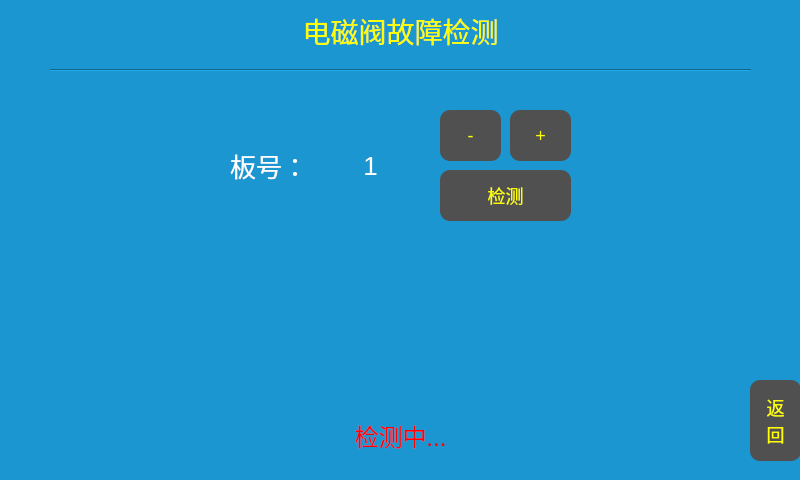
<?xml version="1.0" encoding="UTF-8"?>
<ui version="4.0">
 <class>FaultDetection</class>
 <widget class="QDialog" name="FaultDetection">
  <property name="geometry">
   <rect>
    <x>0</x>
    <y>0</y>
    <width>800</width>
    <height>480</height>
   </rect>
  </property>
  <property name="windowTitle">
   <string>Dialog</string>
  </property>
  <property name="styleSheet">
   <string notr="true">QWidget{
background-color: rgb(27, 150, 208);
}
QLabel
{
font-size:26px;
color: rgb(255, 255, 255);
}
QPushButton{
border-width:0;
border-style:outset;
background-color: rgb(80, 80, 80);
font-size:18px;
color:rgb(255, 255, 0);
border-radius:10;
}
QPushButton::checked{
color:red;
}
QPushButton::pressed{
background-color: rgb(120, 120, 120);
}

QToolButton{
font-size:22px;
color:white;
background-color:#00aa00;
border-radius:20px;
}
QToolButton::checked{
background-color:red;
}</string>
  </property>
  <widget class="QLabel" name="label_title">
   <property name="geometry">
    <rect>
     <x>0</x>
     <y>0</y>
     <width>801</width>
     <height>61</height>
    </rect>
   </property>
   <property name="styleSheet">
    <string notr="true">color:yellow;
font-size:28px;</string>
   </property>
   <property name="text">
    <string>电磁阀故障检测</string>
   </property>
   <property name="alignment">
    <set>Qt::AlignCenter</set>
   </property>
  </widget>
  <widget class="Line" name="line_2">
   <property name="geometry">
    <rect>
     <x>50</x>
     <y>60</y>
     <width>701</width>
     <height>20</height>
    </rect>
   </property>
   <property name="styleSheet">
    <string notr="true">
color: rgb(255, 255, 0);</string>
   </property>
   <property name="orientation">
    <enum>Qt::Horizontal</enum>
   </property>
  </widget>
  <widget class="QPushButton" name="pushButton_back">
   <property name="geometry">
    <rect>
     <x>750</x>
     <y>380</y>
     <width>51</width>
     <height>81</height>
    </rect>
   </property>
   <property name="styleSheet">
    <string notr="true">border-radius:10;</string>
   </property>
   <property name="text">
    <string>返
回</string>
   </property>
  </widget>
  <widget class="QLabel" name="label">
   <property name="geometry">
    <rect>
     <x>230</x>
     <y>140</y>
     <width>71</width>
     <height>51</height>
    </rect>
   </property>
   <property name="text">
    <string>板号：</string>
   </property>
  </widget>
  <widget class="QLabel" name="label_feeder">
   <property name="geometry">
    <rect>
     <x>320</x>
     <y>140</y>
     <width>101</width>
     <height>51</height>
    </rect>
   </property>
   <property name="text">
    <string>1</string>
   </property>
   <property name="alignment">
    <set>Qt::AlignCenter</set>
   </property>
  </widget>
  <widget class="QPushButton" name="pushButton_add">
   <property name="geometry">
    <rect>
     <x>510</x>
     <y>110</y>
     <width>61</width>
     <height>51</height>
    </rect>
   </property>
   <property name="text">
    <string>+</string>
   </property>
  </widget>
  <widget class="QPushButton" name="pushButton_sub">
   <property name="geometry">
    <rect>
     <x>440</x>
     <y>110</y>
     <width>61</width>
     <height>51</height>
    </rect>
   </property>
   <property name="text">
    <string>-</string>
   </property>
  </widget>
  <widget class="QPushButton" name="pushButton_detection">
   <property name="geometry">
    <rect>
     <x>440</x>
     <y>170</y>
     <width>131</width>
     <height>51</height>
    </rect>
   </property>
   <property name="text">
    <string>检测</string>
   </property>
  </widget>
  <widget class="QLabel" name="label_tips">
   <property name="geometry">
    <rect>
     <x>230</x>
     <y>420</y>
     <width>341</width>
     <height>31</height>
    </rect>
   </property>
   <property name="styleSheet">
    <string notr="true">color:red;
font-size:24px;</string>
   </property>
   <property name="text">
    <string>检测中...</string>
   </property>
   <property name="alignment">
    <set>Qt::AlignCenter</set>
   </property>
  </widget>
 </widget>
 <resources/>
 <connections/>
</ui>
